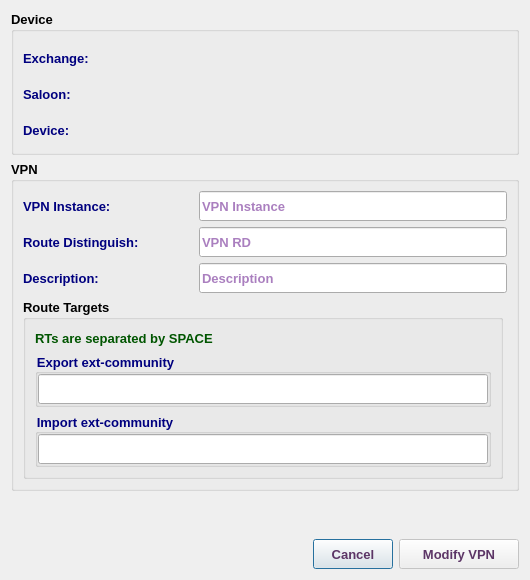
<?xml version="1.0" encoding="UTF-8"?>
<ui version="4.0">
 <class>EditVPNDialog</class>
 <widget class="QDialog" name="EditVPNDialog">
  <property name="geometry">
   <rect>
    <x>0</x>
    <y>0</y>
    <width>530</width>
    <height>580</height>
   </rect>
  </property>
  <property name="sizePolicy">
   <sizepolicy hsizetype="Fixed" vsizetype="Fixed">
    <horstretch>0</horstretch>
    <verstretch>0</verstretch>
   </sizepolicy>
  </property>
  <property name="minimumSize">
   <size>
    <width>530</width>
    <height>580</height>
   </size>
  </property>
  <property name="maximumSize">
   <size>
    <width>531</width>
    <height>581</height>
   </size>
  </property>
  <property name="font">
   <font>
    <family>Tahoma</family>
    <pointsize>10</pointsize>
   </font>
  </property>
  <property name="windowTitle">
   <string>Edit VPN</string>
  </property>
  <property name="windowIcon">
   <iconset resource="../../../../image.qrc">
    <normaloff>:/Image/edit.png</normaloff>:/Image/edit.png</iconset>
  </property>
  <layout class="QVBoxLayout" name="verticalLayout">
   <item>
    <widget class="QGroupBox" name="groupBox_6">
     <property name="font">
      <font>
       <family>Tahoma</family>
       <pointsize>10</pointsize>
       <weight>75</weight>
       <bold>true</bold>
      </font>
     </property>
     <property name="title">
      <string>Device</string>
     </property>
     <layout class="QVBoxLayout" name="verticalLayout_4">
      <item>
       <layout class="QHBoxLayout" name="horizontalLayout_10">
        <item>
         <widget class="QLabel" name="label_8">
          <property name="minimumSize">
           <size>
            <width>100</width>
            <height>30</height>
           </size>
          </property>
          <property name="maximumSize">
           <size>
            <width>100</width>
            <height>25</height>
           </size>
          </property>
          <property name="font">
           <font>
            <family>Tahoma</family>
            <pointsize>10</pointsize>
            <weight>75</weight>
            <bold>true</bold>
           </font>
          </property>
          <property name="styleSheet">
           <string notr="true">color: rgb(0, 0, 127);</string>
          </property>
          <property name="text">
           <string>Exchange:</string>
          </property>
         </widget>
        </item>
        <item>
         <widget class="QLabel" name="abbrLbl">
          <property name="sizePolicy">
           <sizepolicy hsizetype="Preferred" vsizetype="Preferred">
            <horstretch>0</horstretch>
            <verstretch>0</verstretch>
           </sizepolicy>
          </property>
          <property name="minimumSize">
           <size>
            <width>200</width>
            <height>30</height>
           </size>
          </property>
          <property name="maximumSize">
           <size>
            <width>5000</width>
            <height>30</height>
           </size>
          </property>
          <property name="font">
           <font>
            <family>Tahoma</family>
            <pointsize>10</pointsize>
            <weight>75</weight>
            <bold>true</bold>
           </font>
          </property>
          <property name="styleSheet">
           <string notr="true">color: rgb(85, 0, 127);</string>
          </property>
          <property name="text">
           <string/>
          </property>
          <property name="wordWrap">
           <bool>true</bool>
          </property>
         </widget>
        </item>
       </layout>
      </item>
      <item>
       <layout class="QHBoxLayout" name="horizontalLayout_11">
        <item>
         <widget class="QLabel" name="label_9">
          <property name="minimumSize">
           <size>
            <width>100</width>
            <height>30</height>
           </size>
          </property>
          <property name="maximumSize">
           <size>
            <width>100</width>
            <height>25</height>
           </size>
          </property>
          <property name="font">
           <font>
            <family>Tahoma</family>
            <pointsize>10</pointsize>
            <weight>75</weight>
            <bold>true</bold>
           </font>
          </property>
          <property name="styleSheet">
           <string notr="true">color: rgb(0, 0, 127);</string>
          </property>
          <property name="text">
           <string>Saloon:</string>
          </property>
         </widget>
        </item>
        <item>
         <widget class="QLabel" name="saloonLbl">
          <property name="sizePolicy">
           <sizepolicy hsizetype="Preferred" vsizetype="Preferred">
            <horstretch>0</horstretch>
            <verstretch>0</verstretch>
           </sizepolicy>
          </property>
          <property name="minimumSize">
           <size>
            <width>200</width>
            <height>30</height>
           </size>
          </property>
          <property name="maximumSize">
           <size>
            <width>5000</width>
            <height>30</height>
           </size>
          </property>
          <property name="font">
           <font>
            <family>Tahoma</family>
            <pointsize>10</pointsize>
            <weight>75</weight>
            <bold>true</bold>
           </font>
          </property>
          <property name="styleSheet">
           <string notr="true">color: rgb(85, 0, 127);</string>
          </property>
          <property name="text">
           <string/>
          </property>
          <property name="wordWrap">
           <bool>true</bool>
          </property>
         </widget>
        </item>
       </layout>
      </item>
      <item>
       <layout class="QHBoxLayout" name="horizontalLayout_12">
        <item>
         <widget class="QLabel" name="label_10">
          <property name="minimumSize">
           <size>
            <width>100</width>
            <height>30</height>
           </size>
          </property>
          <property name="maximumSize">
           <size>
            <width>100</width>
            <height>25</height>
           </size>
          </property>
          <property name="font">
           <font>
            <family>Tahoma</family>
            <pointsize>10</pointsize>
            <weight>75</weight>
            <bold>true</bold>
           </font>
          </property>
          <property name="styleSheet">
           <string notr="true">color: rgb(0, 0, 127);</string>
          </property>
          <property name="text">
           <string>Device:</string>
          </property>
         </widget>
        </item>
        <item>
         <widget class="QLabel" name="deviceLbl">
          <property name="sizePolicy">
           <sizepolicy hsizetype="Preferred" vsizetype="Preferred">
            <horstretch>0</horstretch>
            <verstretch>0</verstretch>
           </sizepolicy>
          </property>
          <property name="minimumSize">
           <size>
            <width>200</width>
            <height>30</height>
           </size>
          </property>
          <property name="maximumSize">
           <size>
            <width>5000</width>
            <height>30</height>
           </size>
          </property>
          <property name="font">
           <font>
            <family>Tahoma</family>
            <pointsize>10</pointsize>
            <weight>75</weight>
            <bold>true</bold>
           </font>
          </property>
          <property name="styleSheet">
           <string notr="true">color: rgb(85, 0, 127);</string>
          </property>
          <property name="text">
           <string/>
          </property>
          <property name="wordWrap">
           <bool>true</bool>
          </property>
         </widget>
        </item>
       </layout>
      </item>
     </layout>
    </widget>
   </item>
   <item>
    <widget class="QGroupBox" name="groupBox_2">
     <property name="font">
      <font>
       <family>Tahoma</family>
       <pointsize>10</pointsize>
       <weight>75</weight>
       <bold>true</bold>
      </font>
     </property>
     <property name="title">
      <string>VPN</string>
     </property>
     <layout class="QVBoxLayout" name="verticalLayout_2">
      <item>
       <layout class="QHBoxLayout" name="horizontalLayout_5">
        <item>
         <widget class="QLabel" name="label_4">
          <property name="minimumSize">
           <size>
            <width>170</width>
            <height>30</height>
           </size>
          </property>
          <property name="maximumSize">
           <size>
            <width>170</width>
            <height>30</height>
           </size>
          </property>
          <property name="font">
           <font>
            <family>Tahoma</family>
            <pointsize>10</pointsize>
            <weight>75</weight>
            <bold>true</bold>
           </font>
          </property>
          <property name="styleSheet">
           <string notr="true">color: rgb(0, 0, 127);</string>
          </property>
          <property name="text">
           <string>VPN Instance:</string>
          </property>
         </widget>
        </item>
        <item>
         <widget class="QLineEdit" name="vpnLE">
          <property name="sizePolicy">
           <sizepolicy hsizetype="Expanding" vsizetype="Preferred">
            <horstretch>0</horstretch>
            <verstretch>0</verstretch>
           </sizepolicy>
          </property>
          <property name="minimumSize">
           <size>
            <width>200</width>
            <height>30</height>
           </size>
          </property>
          <property name="maximumSize">
           <size>
            <width>5000</width>
            <height>30</height>
           </size>
          </property>
          <property name="font">
           <font>
            <family>Tahoma</family>
            <pointsize>10</pointsize>
            <weight>75</weight>
            <bold>true</bold>
           </font>
          </property>
          <property name="styleSheet">
           <string notr="true">color: rgb(85, 0, 127);</string>
          </property>
          <property name="placeholderText">
           <string>VPN Instance</string>
          </property>
         </widget>
        </item>
       </layout>
      </item>
      <item>
       <layout class="QHBoxLayout" name="horizontalLayout_6">
        <item>
         <widget class="QLabel" name="label_5">
          <property name="minimumSize">
           <size>
            <width>170</width>
            <height>30</height>
           </size>
          </property>
          <property name="maximumSize">
           <size>
            <width>170</width>
            <height>30</height>
           </size>
          </property>
          <property name="font">
           <font>
            <family>Tahoma</family>
            <pointsize>10</pointsize>
            <weight>75</weight>
            <bold>true</bold>
           </font>
          </property>
          <property name="styleSheet">
           <string notr="true">color: rgb(0, 0, 127);</string>
          </property>
          <property name="text">
           <string>Route Distinguish:</string>
          </property>
         </widget>
        </item>
        <item>
         <widget class="QLineEdit" name="rdLE">
          <property name="sizePolicy">
           <sizepolicy hsizetype="Expanding" vsizetype="Preferred">
            <horstretch>0</horstretch>
            <verstretch>0</verstretch>
           </sizepolicy>
          </property>
          <property name="minimumSize">
           <size>
            <width>200</width>
            <height>30</height>
           </size>
          </property>
          <property name="maximumSize">
           <size>
            <width>5000</width>
            <height>30</height>
           </size>
          </property>
          <property name="font">
           <font>
            <family>Tahoma</family>
            <pointsize>10</pointsize>
            <weight>75</weight>
            <bold>true</bold>
           </font>
          </property>
          <property name="styleSheet">
           <string notr="true">color: rgb(85, 0, 127);</string>
          </property>
          <property name="placeholderText">
           <string>VPN RD</string>
          </property>
         </widget>
        </item>
       </layout>
      </item>
      <item>
       <layout class="QHBoxLayout" name="horizontalLayout_7">
        <item>
         <widget class="QLabel" name="label_6">
          <property name="minimumSize">
           <size>
            <width>170</width>
            <height>30</height>
           </size>
          </property>
          <property name="maximumSize">
           <size>
            <width>170</width>
            <height>30</height>
           </size>
          </property>
          <property name="font">
           <font>
            <family>Tahoma</family>
            <pointsize>10</pointsize>
            <weight>75</weight>
            <bold>true</bold>
           </font>
          </property>
          <property name="styleSheet">
           <string notr="true">color: rgb(0, 0, 127);</string>
          </property>
          <property name="text">
           <string>Description:</string>
          </property>
         </widget>
        </item>
        <item>
         <widget class="QLineEdit" name="descLE">
          <property name="sizePolicy">
           <sizepolicy hsizetype="Expanding" vsizetype="Preferred">
            <horstretch>0</horstretch>
            <verstretch>0</verstretch>
           </sizepolicy>
          </property>
          <property name="minimumSize">
           <size>
            <width>200</width>
            <height>30</height>
           </size>
          </property>
          <property name="maximumSize">
           <size>
            <width>5000</width>
            <height>30</height>
           </size>
          </property>
          <property name="font">
           <font>
            <family>Tahoma</family>
            <pointsize>10</pointsize>
            <weight>75</weight>
            <bold>true</bold>
           </font>
          </property>
          <property name="styleSheet">
           <string notr="true">color: rgb(85, 0, 127);</string>
          </property>
          <property name="placeholderText">
           <string>Description</string>
          </property>
         </widget>
        </item>
       </layout>
      </item>
      <item>
       <widget class="QGroupBox" name="groupBox_4">
        <property name="sizePolicy">
         <sizepolicy hsizetype="Fixed" vsizetype="Fixed">
          <horstretch>0</horstretch>
          <verstretch>0</verstretch>
         </sizepolicy>
        </property>
        <property name="minimumSize">
         <size>
          <width>480</width>
          <height>180</height>
         </size>
        </property>
        <property name="maximumSize">
         <size>
          <width>480</width>
          <height>180</height>
         </size>
        </property>
        <property name="font">
         <font>
          <family>Tahoma</family>
          <pointsize>10</pointsize>
          <weight>75</weight>
          <bold>true</bold>
         </font>
        </property>
        <property name="title">
         <string>Route Targets</string>
        </property>
        <layout class="QVBoxLayout" name="verticalLayout_3">
         <item>
          <widget class="QLabel" name="label_7">
           <property name="font">
            <font>
             <family>Tahoma</family>
             <pointsize>10</pointsize>
             <weight>75</weight>
             <bold>true</bold>
            </font>
           </property>
           <property name="styleSheet">
            <string notr="true">color: rgb(0, 85, 0);</string>
           </property>
           <property name="text">
            <string>RTs are separated by SPACE</string>
           </property>
          </widget>
         </item>
         <item>
          <widget class="QGroupBox" name="groupBox_3">
           <property name="font">
            <font>
             <family>Tahoma</family>
             <pointsize>10</pointsize>
             <weight>75</weight>
             <bold>true</bold>
            </font>
           </property>
           <property name="styleSheet">
            <string notr="true">color: rgb(0, 0, 127);</string>
           </property>
           <property name="title">
            <string>Export ext-community</string>
           </property>
           <layout class="QHBoxLayout" name="horizontalLayout_8">
            <property name="spacing">
             <number>0</number>
            </property>
            <property name="leftMargin">
             <number>0</number>
            </property>
            <property name="topMargin">
             <number>0</number>
            </property>
            <property name="rightMargin">
             <number>0</number>
            </property>
            <property name="bottomMargin">
             <number>0</number>
            </property>
            <item>
             <widget class="QLineEdit" name="expLE">
              <property name="sizePolicy">
               <sizepolicy hsizetype="Expanding" vsizetype="Preferred">
                <horstretch>0</horstretch>
                <verstretch>0</verstretch>
               </sizepolicy>
              </property>
              <property name="minimumSize">
               <size>
                <width>200</width>
                <height>30</height>
               </size>
              </property>
              <property name="maximumSize">
               <size>
                <width>16777215</width>
                <height>30</height>
               </size>
              </property>
              <property name="font">
               <font>
                <family>Tahoma</family>
                <pointsize>10</pointsize>
                <weight>75</weight>
                <bold>true</bold>
               </font>
              </property>
              <property name="styleSheet">
               <string notr="true">color: rgb(85, 0, 127);</string>
              </property>
             </widget>
            </item>
           </layout>
          </widget>
         </item>
         <item>
          <widget class="QGroupBox" name="groupBox_5">
           <property name="font">
            <font>
             <family>Tahoma</family>
             <pointsize>10</pointsize>
             <weight>75</weight>
             <bold>true</bold>
            </font>
           </property>
           <property name="styleSheet">
            <string notr="true">color: rgb(0, 0, 127);</string>
           </property>
           <property name="title">
            <string>Import ext-community</string>
           </property>
           <layout class="QHBoxLayout" name="horizontalLayout_9">
            <property name="spacing">
             <number>0</number>
            </property>
            <property name="leftMargin">
             <number>0</number>
            </property>
            <property name="topMargin">
             <number>0</number>
            </property>
            <property name="rightMargin">
             <number>0</number>
            </property>
            <property name="bottomMargin">
             <number>0</number>
            </property>
            <item>
             <widget class="QLineEdit" name="impLE">
              <property name="sizePolicy">
               <sizepolicy hsizetype="Expanding" vsizetype="Preferred">
                <horstretch>0</horstretch>
                <verstretch>0</verstretch>
               </sizepolicy>
              </property>
              <property name="minimumSize">
               <size>
                <width>200</width>
                <height>30</height>
               </size>
              </property>
              <property name="maximumSize">
               <size>
                <width>16777215</width>
                <height>30</height>
               </size>
              </property>
              <property name="font">
               <font>
                <family>Tahoma</family>
                <pointsize>10</pointsize>
                <weight>75</weight>
                <bold>true</bold>
               </font>
              </property>
              <property name="styleSheet">
               <string notr="true">color: rgb(85, 0, 127);</string>
              </property>
             </widget>
            </item>
           </layout>
          </widget>
         </item>
        </layout>
       </widget>
      </item>
     </layout>
    </widget>
   </item>
   <item>
    <spacer name="verticalSpacer">
     <property name="font">
      <font>
       <family>Tahoma</family>
       <pointsize>10</pointsize>
      </font>
     </property>
     <property name="orientation">
      <enum>Qt::Vertical</enum>
     </property>
     <property name="sizeHint" stdset="0">
      <size>
       <width>20</width>
       <height>40</height>
      </size>
     </property>
    </spacer>
   </item>
   <item>
    <layout class="QHBoxLayout" name="horizontalLayout">
     <item>
      <spacer name="horizontalSpacer">
       <property name="font">
        <font>
         <family>Tahoma</family>
         <pointsize>10</pointsize>
        </font>
       </property>
       <property name="orientation">
        <enum>Qt::Horizontal</enum>
       </property>
       <property name="sizeHint" stdset="0">
        <size>
         <width>40</width>
         <height>20</height>
        </size>
       </property>
      </spacer>
     </item>
     <item>
      <widget class="QPushButton" name="cancelBtn">
       <property name="sizePolicy">
        <sizepolicy hsizetype="Preferred" vsizetype="Preferred">
         <horstretch>0</horstretch>
         <verstretch>0</verstretch>
        </sizepolicy>
       </property>
       <property name="minimumSize">
        <size>
         <width>80</width>
         <height>30</height>
        </size>
       </property>
       <property name="maximumSize">
        <size>
         <width>150</width>
         <height>30</height>
        </size>
       </property>
       <property name="font">
        <font>
         <family>Tahoma</family>
         <pointsize>10</pointsize>
         <weight>75</weight>
         <bold>true</bold>
        </font>
       </property>
       <property name="styleSheet">
        <string notr="true">color: rgb(92, 53, 102);</string>
       </property>
       <property name="text">
        <string>Cancel</string>
       </property>
      </widget>
     </item>
     <item>
      <widget class="QPushButton" name="okBtn">
       <property name="enabled">
        <bool>false</bool>
       </property>
       <property name="sizePolicy">
        <sizepolicy hsizetype="Preferred" vsizetype="Preferred">
         <horstretch>0</horstretch>
         <verstretch>0</verstretch>
        </sizepolicy>
       </property>
       <property name="minimumSize">
        <size>
         <width>120</width>
         <height>30</height>
        </size>
       </property>
       <property name="maximumSize">
        <size>
         <width>200</width>
         <height>30</height>
        </size>
       </property>
       <property name="font">
        <font>
         <family>Tahoma</family>
         <pointsize>10</pointsize>
         <weight>75</weight>
         <bold>true</bold>
        </font>
       </property>
       <property name="styleSheet">
        <string notr="true">color: rgb(92, 53, 102);</string>
       </property>
       <property name="text">
        <string>Modify VPN</string>
       </property>
       <property name="icon">
        <iconset resource="../../../../image.qrc">
         <normaloff>:/Image/edit.png</normaloff>:/Image/edit.png</iconset>
       </property>
       <property name="iconSize">
        <size>
         <width>20</width>
         <height>20</height>
        </size>
       </property>
      </widget>
     </item>
    </layout>
   </item>
  </layout>
 </widget>
 <tabstops>
  <tabstop>vpnLE</tabstop>
  <tabstop>rdLE</tabstop>
  <tabstop>descLE</tabstop>
  <tabstop>expLE</tabstop>
  <tabstop>impLE</tabstop>
  <tabstop>okBtn</tabstop>
  <tabstop>cancelBtn</tabstop>
 </tabstops>
 <resources>
  <include location="../../../../image.qrc"/>
 </resources>
 <connections/>
</ui>
